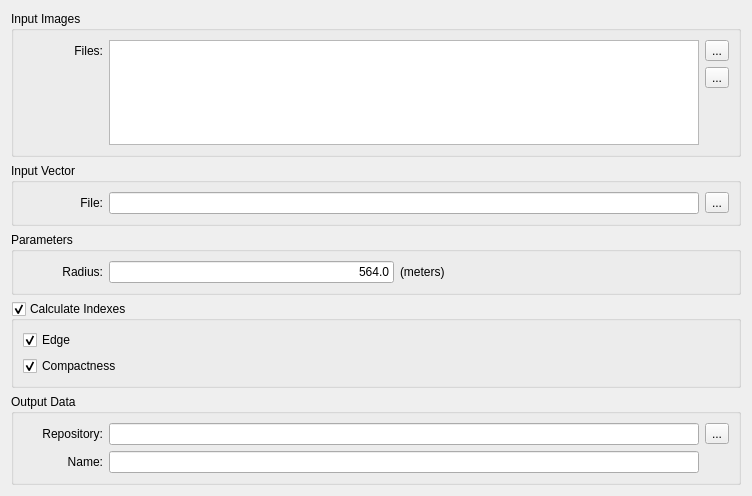
<?xml version="1.0" encoding="UTF-8"?>
<ui version="4.0">
 <class>ReclassifyWidgetForm</class>
 <widget class="QWidget" name="ReclassifyWidgetForm">
  <property name="geometry">
   <rect>
    <x>0</x>
    <y>0</y>
    <width>752</width>
    <height>496</height>
   </rect>
  </property>
  <property name="windowTitle">
   <string>Reclassify</string>
  </property>
  <layout class="QGridLayout" name="gridLayout_14">
   <item row="0" column="0">
    <layout class="QGridLayout" name="gridLayout_13">
     <item row="0" column="0">
      <widget class="QGroupBox" name="groupBox">
       <property name="title">
        <string>Input Images</string>
       </property>
       <property name="flat">
        <bool>true</bool>
       </property>
       <layout class="QGridLayout" name="gridLayout_2">
        <item row="0" column="0">
         <layout class="QGridLayout" name="gridLayout">
          <item row="0" column="0">
           <widget class="QLabel" name="label_4">
            <property name="minimumSize">
             <size>
              <width>80</width>
              <height>0</height>
             </size>
            </property>
            <property name="text">
             <string>Files:</string>
            </property>
            <property name="alignment">
             <set>Qt::AlignRight|Qt::AlignTrailing|Qt::AlignVCenter</set>
            </property>
           </widget>
          </item>
          <item row="0" column="1" rowspan="3">
           <widget class="QListWidget" name="m_imgFilesListWidget">
            <property name="dragDropMode">
             <enum>QAbstractItemView::InternalMove</enum>
            </property>
            <property name="defaultDropAction">
             <enum>Qt::TargetMoveAction</enum>
            </property>
           </widget>
          </item>
          <item row="0" column="2">
           <widget class="QToolButton" name="m_reclassAddImageToolButton">
            <property name="text">
             <string>...</string>
            </property>
           </widget>
          </item>
          <item row="1" column="0" rowspan="2">
           <spacer name="verticalSpacer_2">
            <property name="orientation">
             <enum>Qt::Vertical</enum>
            </property>
            <property name="sizeType">
             <enum>QSizePolicy::Minimum</enum>
            </property>
            <property name="sizeHint" stdset="0">
             <size>
              <width>20</width>
              <height>40</height>
             </size>
            </property>
           </spacer>
          </item>
          <item row="1" column="2">
           <widget class="QToolButton" name="m_reclassRemoveImageToolButton">
            <property name="text">
             <string>...</string>
            </property>
           </widget>
          </item>
          <item row="2" column="2">
           <spacer name="verticalSpacer">
            <property name="orientation">
             <enum>Qt::Vertical</enum>
            </property>
            <property name="sizeType">
             <enum>QSizePolicy::Minimum</enum>
            </property>
            <property name="sizeHint" stdset="0">
             <size>
              <width>20</width>
              <height>40</height>
             </size>
            </property>
           </spacer>
          </item>
         </layout>
        </item>
       </layout>
      </widget>
     </item>
     <item row="1" column="0">
      <widget class="QGroupBox" name="groupBox_5">
       <property name="title">
        <string>Input Vector</string>
       </property>
       <property name="flat">
        <bool>true</bool>
       </property>
       <layout class="QGridLayout" name="gridLayout_12">
        <item row="0" column="0">
         <layout class="QGridLayout" name="gridLayout_11">
          <item row="0" column="0">
           <widget class="QLabel" name="label_6">
            <property name="minimumSize">
             <size>
              <width>80</width>
              <height>0</height>
             </size>
            </property>
            <property name="text">
             <string>File:</string>
            </property>
            <property name="alignment">
             <set>Qt::AlignRight|Qt::AlignTrailing|Qt::AlignVCenter</set>
            </property>
           </widget>
          </item>
          <item row="0" column="1">
           <widget class="QLineEdit" name="m_vecFileLineEdit">
            <property name="readOnly">
             <bool>true</bool>
            </property>
           </widget>
          </item>
          <item row="0" column="2">
           <widget class="QToolButton" name="m_reclassAddVecToolButton">
            <property name="text">
             <string>...</string>
            </property>
           </widget>
          </item>
         </layout>
        </item>
       </layout>
      </widget>
     </item>
     <item row="2" column="0">
      <widget class="QGroupBox" name="groupBox_3">
       <property name="title">
        <string>Parameters</string>
       </property>
       <property name="flat">
        <bool>true</bool>
       </property>
       <layout class="QGridLayout" name="gridLayout_6">
        <item row="0" column="0">
         <layout class="QGridLayout" name="gridLayout_5">
          <item row="0" column="0">
           <widget class="QLabel" name="label_3">
            <property name="minimumSize">
             <size>
              <width>80</width>
              <height>0</height>
             </size>
            </property>
            <property name="text">
             <string>Radius:</string>
            </property>
            <property name="alignment">
             <set>Qt::AlignRight|Qt::AlignTrailing|Qt::AlignVCenter</set>
            </property>
           </widget>
          </item>
          <item row="0" column="1">
           <widget class="QLineEdit" name="m_reclassRadiusLineEdit">
            <property name="text">
             <string>564.0</string>
            </property>
            <property name="alignment">
             <set>Qt::AlignRight|Qt::AlignTrailing|Qt::AlignVCenter</set>
            </property>
           </widget>
          </item>
          <item row="0" column="2">
           <widget class="QLabel" name="label">
            <property name="text">
             <string>(meters)</string>
            </property>
           </widget>
          </item>
          <item row="0" column="3">
           <spacer name="horizontalSpacer">
            <property name="orientation">
             <enum>Qt::Horizontal</enum>
            </property>
            <property name="sizeHint" stdset="0">
             <size>
              <width>40</width>
              <height>20</height>
             </size>
            </property>
           </spacer>
          </item>
         </layout>
        </item>
       </layout>
      </widget>
     </item>
     <item row="3" column="0">
      <widget class="QGroupBox" name="m_indexesGroupBox">
       <property name="title">
        <string>Calculate Indexes</string>
       </property>
       <property name="flat">
        <bool>true</bool>
       </property>
       <property name="checkable">
        <bool>true</bool>
       </property>
       <layout class="QGridLayout" name="gridLayout_10">
        <item row="0" column="0">
         <layout class="QGridLayout" name="gridLayout_9">
          <item row="0" column="1">
           <spacer name="horizontalSpacer_2">
            <property name="orientation">
             <enum>Qt::Horizontal</enum>
            </property>
            <property name="sizeHint" stdset="0">
             <size>
              <width>40</width>
              <height>20</height>
             </size>
            </property>
           </spacer>
          </item>
          <item row="0" column="0">
           <layout class="QGridLayout" name="gridLayout_7">
            <item row="1" column="0">
             <widget class="QCheckBox" name="m_indexesCompactnessCheckBox">
              <property name="text">
               <string>Compactness</string>
              </property>
              <property name="checked">
               <bool>true</bool>
              </property>
             </widget>
            </item>
            <item row="0" column="0">
             <widget class="QCheckBox" name="m_indexesEdgeCheckBox">
              <property name="text">
               <string>Edge</string>
              </property>
              <property name="checked">
               <bool>true</bool>
              </property>
             </widget>
            </item>
           </layout>
          </item>
         </layout>
        </item>
       </layout>
      </widget>
     </item>
     <item row="4" column="0">
      <widget class="QGroupBox" name="groupBox_2">
       <property name="title">
        <string>Output Data</string>
       </property>
       <property name="flat">
        <bool>true</bool>
       </property>
       <layout class="QGridLayout" name="gridLayout_4">
        <item row="0" column="0">
         <layout class="QGridLayout" name="gridLayout_3">
          <item row="0" column="0">
           <widget class="QLabel" name="label_5">
            <property name="minimumSize">
             <size>
              <width>80</width>
              <height>0</height>
             </size>
            </property>
            <property name="text">
             <string>Repository:</string>
            </property>
            <property name="alignment">
             <set>Qt::AlignRight|Qt::AlignTrailing|Qt::AlignVCenter</set>
            </property>
           </widget>
          </item>
          <item row="0" column="2">
           <widget class="QToolButton" name="m_reclassOutputRepoToolButton">
            <property name="text">
             <string>...</string>
            </property>
           </widget>
          </item>
          <item row="0" column="1">
           <widget class="QLineEdit" name="m_reclassOutputRepoLineEdit">
            <property name="minimumSize">
             <size>
              <width>200</width>
              <height>0</height>
             </size>
            </property>
            <property name="readOnly">
             <bool>true</bool>
            </property>
           </widget>
          </item>
          <item row="1" column="0">
           <widget class="QLabel" name="label_2">
            <property name="text">
             <string>Name:</string>
            </property>
            <property name="alignment">
             <set>Qt::AlignRight|Qt::AlignTrailing|Qt::AlignVCenter</set>
            </property>
           </widget>
          </item>
          <item row="1" column="1">
           <widget class="QLineEdit" name="m_reclassOutputNameLineEdit"/>
          </item>
         </layout>
        </item>
       </layout>
      </widget>
     </item>
    </layout>
   </item>
  </layout>
 </widget>
 <tabstops>
  <tabstop>m_imgFilesListWidget</tabstop>
  <tabstop>m_reclassAddImageToolButton</tabstop>
  <tabstop>m_reclassRemoveImageToolButton</tabstop>
  <tabstop>m_vecFileLineEdit</tabstop>
  <tabstop>m_reclassAddVecToolButton</tabstop>
  <tabstop>m_reclassRadiusLineEdit</tabstop>
  <tabstop>m_indexesGroupBox</tabstop>
  <tabstop>m_indexesEdgeCheckBox</tabstop>
  <tabstop>m_indexesCompactnessCheckBox</tabstop>
  <tabstop>m_reclassOutputRepoLineEdit</tabstop>
  <tabstop>m_reclassOutputRepoToolButton</tabstop>
 </tabstops>
 <resources/>
 <connections/>
</ui>
